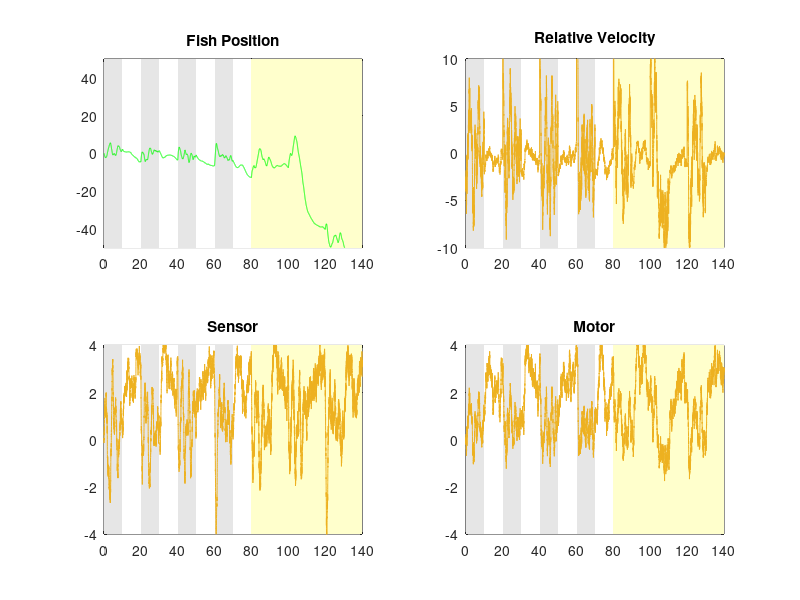
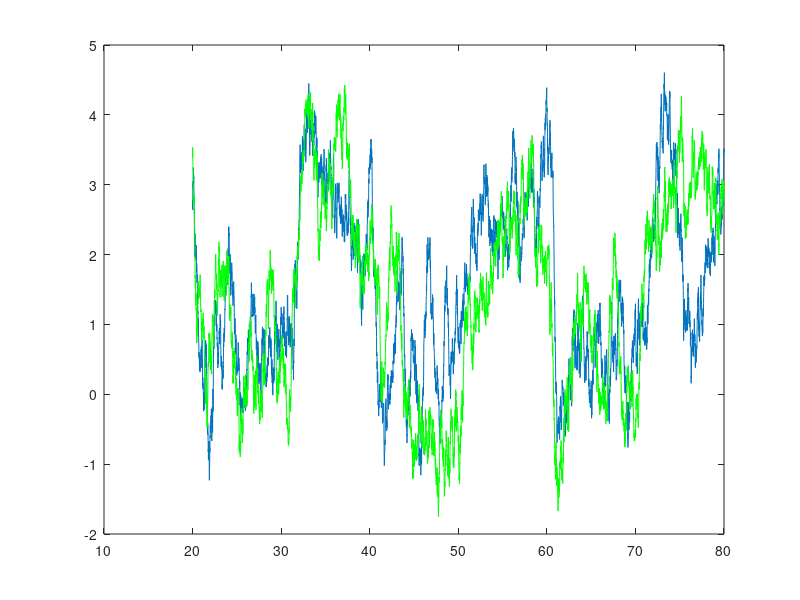

These charts were generated, in order, by the following MATLAB code:
%Brain_Open_01.m
%Project Title: An agent based model of motor adaption in larval zebrafish
%Description: Open loop CTRNN model showing motor adaption of 
%Francis Poole
%20.7.14

clf;
clc;
clear;

%Init
dt = 0.01; %Time step (0.01)
initialTime = 80; %Amount of closed loop (initial) time
replayTime = 60; %Amount of open loop (replay) time
T = initialTime + replayTime; %Amount of time
time = 0:dt:T; %Time array
tau_b = 1; %Time scale (1)

M(1) = 0; %Motor node start (0)
S(1) = 0; %Sensor node start (0)

w_M = 0; %Motor weight (0)
w_S = 0; %Sensor weight (0)
w_MS = 1; %Motor <- Sensor weight (1)
w_SM = 1; %Sensor <- Motor weight (1)

flow_V = -3; %Flow velocity of water
swim_V(1) = 0; %Swim velocity of fish. Start at rest (0)

fish_X(1) = 0; %Starting fish x position (0)

%Gain parameter
%K(1:T/dt + 1) = 1; %Constant gain
%    OR
phase = ((T - replayTime)/dt + 1)/8; %Phase time
high = 5;
low = 1;
K(1:phase) = high;
K(phase:phase*2) = low;
K(phase*2:phase*3) = high;
K(phase*3:phase*4) = low;
K(phase*4:phase*5) = high;
K(phase*5:phase*6) = low;
K(phase*6:phase*7) = high;
K(phase*7:phase*8 + 1) = low;

%Closed loop swim
for t = 1:(T-replayTime)/dt - 1
    M(t+1) = M(t) + 1/tau_b * dt * (-M(t) + w_M * M(t) + w_MS * S(t) + randn / sqrt(dt)); %Update motor node
    S(t+1) = S(t) + 1/tau_b * dt * (-S(t) + w_S * S(t) + w_SM * M(t) - (swim_V(t) + flow_V) + randn / sqrt(dt)); %Update sensor node
    swim_V(t+1) = K(t+1) * M(t+1); %Update swim velocity
    fish_X(t+1) = fish_X(t) + dt * (swim_V(t) + flow_V); %Update fish position
end
swim_V(t+1) = K(t) * M(t); %Update final swim velocity

%Open loop swim (replayTime)
for t = (T-replayTime)/dt:length(time) - 1
    M(t+1) = M(t) + 1/tau_b * dt * (-M(t) + w_M * M(t) + w_MS * S(t) + randn / sqrt(dt)); %Update motor node
    S(t+1) = S(t-replayTime/dt+1) + dt * (randn / sqrt(dt)); %replayTime sensor node
    swim_V(t+1) = K(t-replayTime/dt+1) * M(t+1); %Update swim velocity
    fish_X(t+1) = fish_X(t) + dt * (swim_V(t) + flow_V); %Update fish position
end


%Plot 1
%Fish Movement Animation
% for t = 1:10:length(time) - 1
%     plot(time(1:t),fish_X(1:t),'g');
%     hold on
%     plot(time(t),fish_X(t),'gO');
%     hold off
%     xlim([0,T]);
%     ylim([min(fish_X),0]);
%     pause(0.01);
% end

%Plot 2
%Fish Position
subplot(2,2,1)
area([0,(T-replayTime)/8],[50,50],-50,'FaceColor',[0.9,0.9,0.9],'LineStyle','none')
hold on;
area([(T-replayTime)/8,2*(T-replayTime)/8],[50,50],-50,'FaceColor','w','LineStyle','none')
area([2*(T-replayTime)/8,3*(T-replayTime)/8],[50,50],-50,'FaceColor',[0.9,0.9,0.9],'LineStyle','none')
area([3*(T-replayTime)/8,4*(T-replayTime)/8],[50,50],-50,'FaceColor','w','LineStyle','none')
area([4*(T-replayTime)/8,5*(T-replayTime)/8],[50,50],-50,'FaceColor',[0.9,0.9,0.9],'LineStyle','none')
area([5*(T-replayTime)/8,6*(T-replayTime)/8],[50,50],-50,'FaceColor','w','LineStyle','none')
area([6*(T-replayTime)/8,7*(T-replayTime)/8],[50,50],-50,'FaceColor',[0.9,0.9,0.9],'LineStyle','none')
area([7*(T-replayTime)/8,T-replayTime],[50,50],-50,'FaceColor','w','LineStyle','none')
area([T-replayTime,T],[50,50],-50,'FaceColor',[1,1,0.8],'LineStyle','none')
plot(time,fish_X,'g');
axis([0,T,-50,50])
hold off;

title('Fish Position');

%Relative Velocity
subplot(2,2,2)
area([0,(T-replayTime)/8],[50,50],-50,'FaceColor',[0.9,0.9,0.9],'LineStyle','none')
hold on;
area([(T-replayTime)/8,2*(T-replayTime)/8],[50,50],-50,'FaceColor','w','LineStyle','none')
area([2*(T-replayTime)/8,3*(T-replayTime)/8],[50,50],-50,'FaceColor',[0.9,0.9,0.9],'LineStyle','none')
area([3*(T-replayTime)/8,4*(T-replayTime)/8],[50,50],-50,'FaceColor','w','LineStyle','none')
area([4*(T-replayTime)/8,5*(T-replayTime)/8],[50,50],-50,'FaceColor',[0.9,0.9,0.9],'LineStyle','none')
area([5*(T-replayTime)/8,6*(T-replayTime)/8],[50,50],-50,'FaceColor','w','LineStyle','none')
area([6*(T-replayTime)/8,7*(T-replayTime)/8],[50,50],-50,'FaceColor',[0.9,0.9,0.9],'LineStyle','none')
area([7*(T-replayTime)/8,T-replayTime],[50,50],-50,'FaceColor','w','LineStyle','none')
area([T-replayTime,T],[50,50],-50,'FaceColor',[1,1,0.8],'LineStyle','none')
plot(time,flow_V+swim_V);
hold off
ylim([-10,10]);
xlim([0,T]);
title('Relative Velocity');

%Sensor
subplot(2,2,3)
area([0,(T-replayTime)/6],[50,50],-50,'FaceColor',[0.9,0.9,0.9],'LineStyle','none')
hold on;
area([(T-replayTime)/8,2*(T-replayTime)/8],[50,50],-50,'FaceColor','w','LineStyle','none')
area([2*(T-replayTime)/8,3*(T-replayTime)/8],[50,50],-50,'FaceColor',[0.9,0.9,0.9],'LineStyle','none')
area([3*(T-replayTime)/8,4*(T-replayTime)/8],[50,50],-50,'FaceColor','w','LineStyle','none')
area([4*(T-replayTime)/8,5*(T-replayTime)/8],[50,50],-50,'FaceColor',[0.9,0.9,0.9],'LineStyle','none')
area([5*(T-replayTime)/8,6*(T-replayTime)/8],[50,50],-50,'FaceColor','w','LineStyle','none')
area([6*(T-replayTime)/8,7*(T-replayTime)/8],[50,50],-50,'FaceColor',[0.9,0.9,0.9],'LineStyle','none')
area([7*(T-replayTime)/8,T-replayTime],[50,50],-50,'FaceColor','w','LineStyle','none')
area([T-replayTime,T],[50,50],-50,'FaceColor',[1,1,0.8],'LineStyle','none')
plot(time, S)
hold off;
ylim([-4,4]);
xlim([0,T]);
title('Sensor');

%Motor
subplot(2,2,4);
area([0,(T-replayTime)/8],[50,50],-50,'FaceColor',[0.9,0.9,0.9],'LineStyle','none')
hold on;
area([(T-replayTime)/8,2*(T-replayTime)/8],[50,50],-50,'FaceColor','w','LineStyle','none')
area([2*(T-replayTime)/8,3*(T-replayTime)/8],[50,50],-50,'FaceColor',[0.9,0.9,0.9],'LineStyle','none')
area([3*(T-replayTime)/8,4*(T-replayTime)/8],[50,50],-50,'FaceColor','w','LineStyle','none')
area([4*(T-replayTime)/8,5*(T-replayTime)/8],[50,50],-50,'FaceColor',[0.9,0.9,0.9],'LineStyle','none')
area([5*(T-replayTime)/8,6*(T-replayTime)/8],[50,50],-50,'FaceColor','w','LineStyle','none')
area([6*(T-replayTime)/8,7*(T-replayTime)/8],[50,50],-50,'FaceColor',[0.9,0.9,0.9],'LineStyle','none')
area([7*(T-replayTime)/8,T-replayTime],[50,50],-50,'FaceColor','w','LineStyle','none')
area([T-replayTime,T],[50,50],-50,'FaceColor',[1,1,0.8],'LineStyle','none')
plot(time, M);
hold off;
ylim([-4,4]);
xlim([0,T]);
title('Motor');


figure();
plot(time((T-replayTime-replayTime)/dt:(T-replayTime)/dt), M((T-replayTime-replayTime)/dt:(T-replayTime)/dt));
hold on
plot(time((T-replayTime-replayTime)/dt:(T-replayTime)/dt), M((T-replayTime)/dt:(T)/dt),'g');
hold off